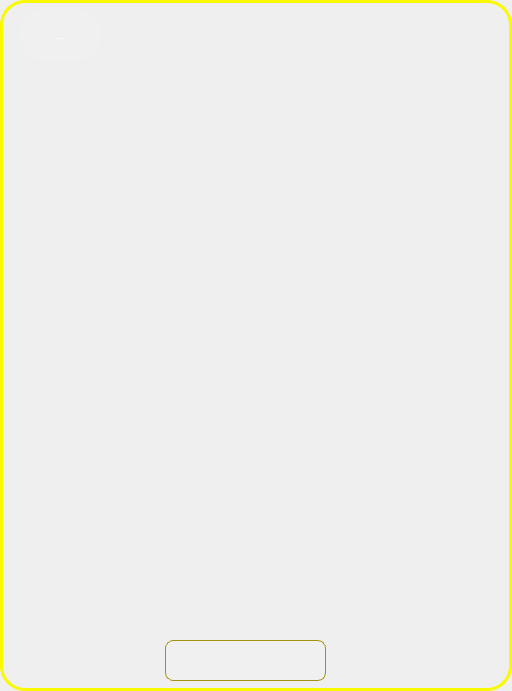
<?xml version="1.0" encoding="UTF-8"?>
<ui version="4.0">
 <class>rightRule</class>
 <widget class="QFrame" name="rightRule">
  <property name="geometry">
   <rect>
    <x>0</x>
    <y>0</y>
    <width>512</width>
    <height>691</height>
   </rect>
  </property>
  <property name="minimumSize">
   <size>
    <width>512</width>
    <height>691</height>
   </size>
  </property>
  <property name="maximumSize">
   <size>
    <width>512</width>
    <height>691</height>
   </size>
  </property>
  <property name="windowTitle">
   <string>Frame</string>
  </property>
  <property name="styleSheet">
   <string notr="true">#rightRule{
border-radius:25px;
border:3px solid rgb(249, 249, 0);
border-image: url(:/images/rightRuleFor2.png);
}
</string>
  </property>
  <property name="frameShape">
   <enum>QFrame::StyledPanel</enum>
  </property>
  <property name="frameShadow">
   <enum>QFrame::Raised</enum>
  </property>
  <widget class="QTextBrowser" name="score">
   <property name="geometry">
    <rect>
     <x>165</x>
     <y>640</y>
     <width>161</width>
     <height>41</height>
    </rect>
   </property>
   <property name="styleSheet">
    <string notr="true">background-color: rgba(255, 255, 254, 10);
border:1px solid rgb(166, 145, 14);
border-radius:8px;</string>
   </property>
  </widget>
  <widget class="QToolButton" name="toolButton">
   <property name="geometry">
    <rect>
     <x>20</x>
     <y>10</y>
     <width>81</width>
     <height>51</height>
    </rect>
   </property>
   <property name="styleSheet">
    <string notr="true">font: 48pt &quot;Algerian&quot;;
color:white;
background-color: rgba(255, 255, 254, 20);
border-radius:25px;</string>
   </property>
   <property name="text">
    <string>←</string>
   </property>
  </widget>
 </widget>
 <resources/>
 <connections/>
</ui>
